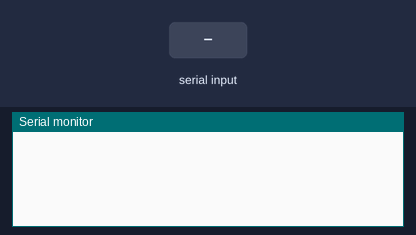
Bench run of a sketch on a simulated Arduino Uno, built with avr-gcc and run on an emulated ATmega328P. Shown: the last lines printed to the serial monitor. The inputs (shaded band) are chosen by the test bench.

Above: at 1.2 s.
1.3 s: "90,45\n" received over Serial
At 2.6 s:
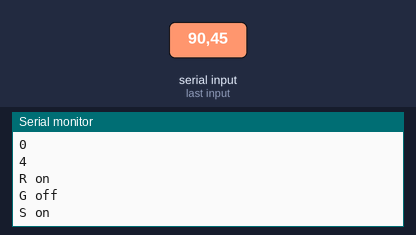
2.9 s: "30,150\n" received over Serial
At 4.3 s:
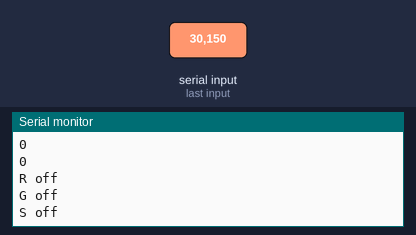
Timing chart, 0 to 5.9 s (numbered marks = the images above; inputs shaded):
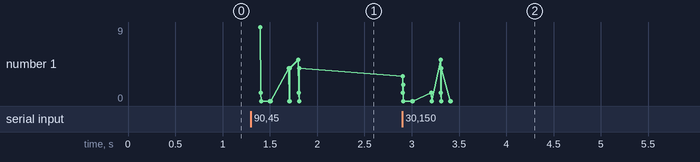

The sketch:

Serial_Control.ino
```cpp
                 // SGR    R   G   S     GR  S R  SG   SGR
                 // 000  001  010  100  011  101  110  111
int control = 0; //   0    1    2    4    3    5    6    7
void setup() {
  Serial.begin(9600);
}

void loop() {
  if(Serial.available()) {
    int n = Serial.read() - 48;
    if(n >= 0) {
      Serial.println(n);
      // 011 = 3
      // 011 & 001 = 001
      // 110 = 6
      // 110 & 001 = 000
      Serial.println(n & 1);
      Serial.println(n & 2);
      Serial.println(n & 4);
      Serial.println((n & 1) > 0 ? "R on" : "R off");
      Serial.println((n & 2) > 0 ? "G on" : "G off");
      Serial.println((n & 4) > 0 ? "S on" : "S off");
    }
  }
  delay(100);
}
```

Measured:
- after the input at 1.3 s, the serial monitor: prints a new line after 0.10 s (image 1)
- after the input at 2.9 s, the serial monitor: prints a new line at once (image 2)
